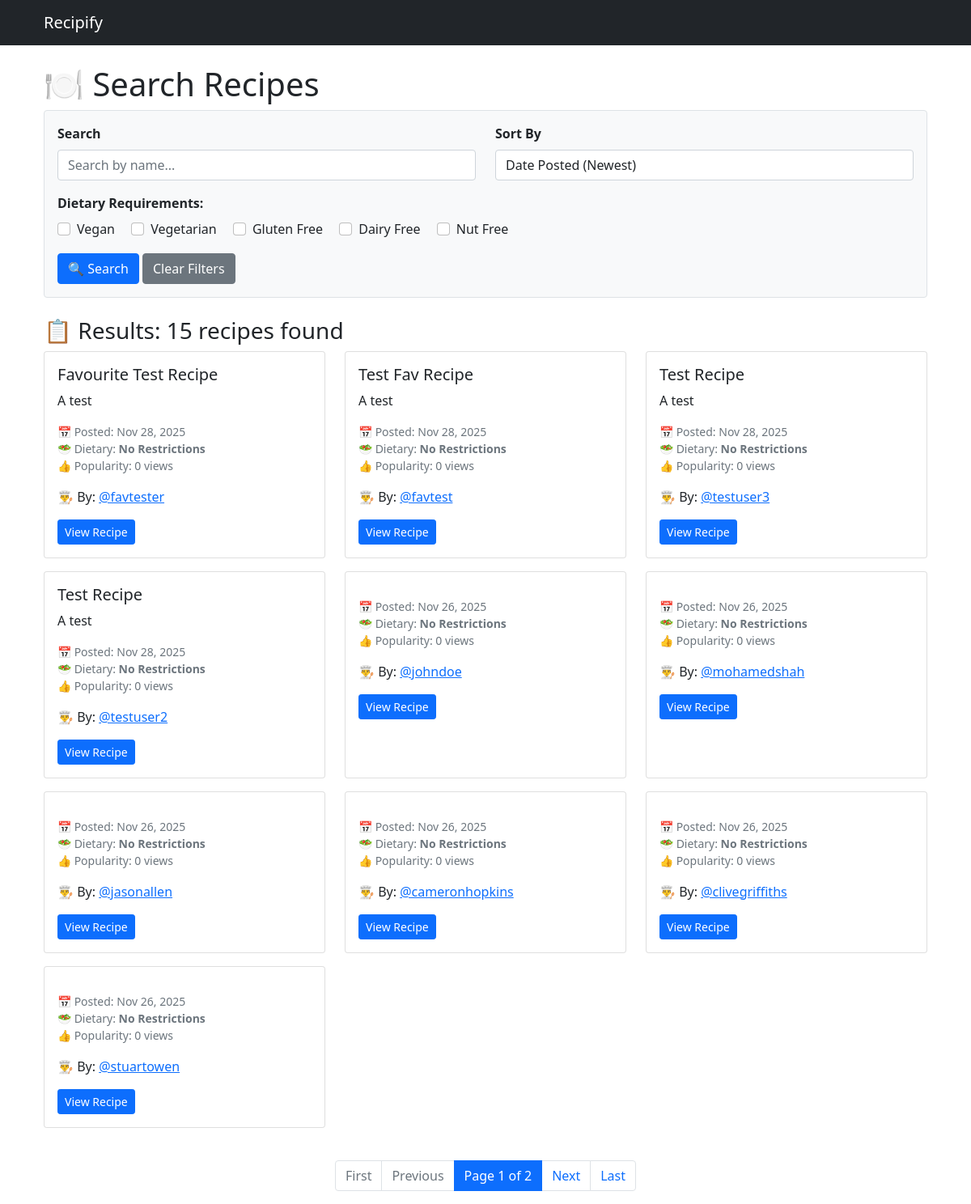
The page /recipes/search/ on the database its author committed.
### recipes/models/recipe.py (models this page shows, shortened)
class Recipe(models.Model):
    DIETARY_CHOICES = [
        ("vegan", "Vegan"),
        ("vegetarian", "Vegetarian"),
        ("gluten_free", "Gluten Free"),
        ("dairy_free", "Dairy Free"),
        ("nut_free", "Nut Free"),
        ("none", "No Restrictions"),
    ]
    author = models.ForeignKey(
        settings.AUTH_USER_MODEL,
        on_delete=models.CASCADE,
        related_name="recipes",
    )
    title = models.CharField(max_length=200)
    summary = models.CharField(max_length=255, blank=True)
    ingredients = models.TextField(help_text="List ingredients separated by commas")
    instructions = models.TextField()
    name = models.CharField(max_length=255)
    description = models.TextField()
    prep_time_minutes = models.PositiveIntegerField(blank=True, null=True)
    cook_time_minutes = models.PositiveIntegerField(blank=True, null=True)
    servings = models.PositiveSmallIntegerField(blank=True, null=True)
    is_published = models.BooleanField(default=True)
    cooking_time = models.PositiveIntegerField(
        help_text="Cooking time in minutes", default=0
    )
    difficulty = models.CharField(
        max_length=10,
        choices=[
            ("easy", "Easy"),
            ("medium", "Medium"),
            ("hard", "Hard"),
        ],
        default="easy",
    )
    date_posted = models.DateTimeField(auto_now_add=True)
    dietary_requirement = models.CharField(
        max_length=50, choices=DIETARY_CHOICES, default="none"
    )
    popularity = models.IntegerField(default=0)
    created_at = models.DateTimeField(default=timezone.now, editable=False)
    updated_at = models.DateTimeField(auto_now=True)
    class Meta:
        ordering = ["-created_at", "-date_posted"]
    likes = models.ManyToManyField(
        settings.AUTH_USER_MODEL,
        related_name="liked_recipes",
        through="Like",
        blank=True,
    )

### recipes/models/user.py (models this page shows, shortened)
class User(AbstractUser):
    username = models.CharField(
        max_length=30,
        unique=True,
        validators=[RegexValidator(
            regex=r'^@\w{3,}$',
            message='Username must consist of @ followed by at least three alphanumericals'
        )]
    )
    first_name = models.CharField(max_length=50, blank=False)
    last_name = models.CharField(max_length=50, blank=False)
    email = models.EmailField(unique=True, blank=False)
    class Meta:
        ordering = ['last_name', 'first_name']

### recipes/views/recipe_search_view.py (the view)
# urls.py: path("recipes/search/", recipe_search, name="recipe_search"),
def recipe_search(request):
    recipes = Recipe.objects.all()
    if request.GET.get('search'):
        search_term = request.GET.get('search')
        recipes = recipes.filter(
            Q(name__icontains=search_term) |
            Q(description__icontains=search_term)
        )
    dietary_filters = request.GET.getlist('dietary_requirement')
    if dietary_filters:
        recipes = recipes.filter(dietary_requirement__in=dietary_filters)
    sort_by = request.GET.get('sort_by', 'date')
    if sort_by == 'date':
        recipes = recipes.order_by('-date_posted')
    elif sort_by == '-date':
        recipes = recipes.order_by('date_posted')
    elif sort_by == 'popularity':
        recipes = recipes.order_by('-popularity')
    elif sort_by == '-popularity':
        recipes = recipes.order_by('popularity')
    elif sort_by == 'name':
        recipes = recipes.order_by('name')
    paginator = Paginator(recipes, 10)
    page_number = request.GET.get('page')
    page_obj = paginator.get_page(page_number)
    query_params = request.GET.copy()
    query_params.pop('page', None)
    context = {
        'form': RecipeFilterForm(request.GET or None),
        'page_obj': page_obj,
        'recipes': page_obj.object_list,
        'querystring': query_params.urlencode(),
        'selected_dietary': dietary_filters,
    }
    return render(request, 'recipes_search.html', context)

### recipes/forms/recipe_filter_form.py
class RecipeFilterForm(forms.Form):
    search = forms.CharField(
        max_length=100,
        required=False,
        widget=forms.TextInput(attrs={
            'class': 'form-control',
            'placeholder': 'Search by name...'
        })
    )
    dietary_requirement = forms.MultipleChoiceField(
        choices=Recipe.DIETARY_CHOICES,
        required=False,
        widget=forms.CheckboxSelectMultiple,
        label='Dietary Requirements'
    )
    sort_by = forms.ChoiceField(
        choices=[
            ('date', 'Date Posted (Newest)'),
            ('-date', 'Date Posted (Oldest)'),
            ('popularity', 'Popularity (High to Low)'),
            ('-popularity', 'Popularity (Low to High)'),
            ('name', 'Name (A-Z)'),
        ],
        required=False,
        initial='date',
        widget=forms.Select(attrs={'class': 'form-control'}),
        label='Sort By'
    )

### recipes/templates/recipes_search.html (shortened to what this page needs)
{% extends 'base_content.html' %}
{% block content %}
<div class="container mt-4">
    <h1>🍽️ Search Recipes</h1>
    <form method="get" class="mb-4 p-3 border rounded bg-light">
        <div class="row">
            <div class="col-md-6">
                <div class="mb-3">
                    <label class="form-label"><strong>Search</strong></label>
                    <input type="text" name="search" class="form-control" placeholder="Search by name..." value="{{ request.GET.search }}">
                </div>
            </div>
            <div class="col-md-6">
                <div class="mb-3">
                    <label class="form-label"><strong>Sort By</strong></label>
                    <select name="sort_by" class="form-control">
                        <option value="date" {% if request.GET.sort_by == 'date' or not request.GET.sort_by %}selected{% endif %}>Date Posted (Newest)</option>
                    </select>
                </div>
            </div>
        </div>
        <div class="mb-3">
            <label class="form-label"><strong>Dietary Requirements:</strong></label>
            <div>
                <div class="form-check form-check-inline">
                    <input class="form-check-input" type="checkbox" name="dietary_requirement" value="vegan" id="vegan" {% if 'vegan' in selected_dietary %}checked{% endif %}>
                    <label class="form-check-label" for="vegan">Vegan</label>
                </div>
                <div class="form-check form-check-inline">
                    <input class="form-check-input" type="checkbox" name="dietary_requirement" value="vegetarian" id="vegetarian" {% if 'vegetarian' in selected_dietary %}checked{% endif %}>
                    <label class="form-check-label" for="vegetarian">Vegetarian</label>
                </div>
                <div class="form-check form-check-inline">
                    <input class="form-check-input" type="checkbox" name="dietary_requirement" value="gluten_free" id="gluten_free" {% if 'gluten_free' in selected_dietary %}checked{% endif %}>
                    <label class="form-check-label" for="gluten_free">Gluten Free</label>
                </div>
                <div class="form-check form-check-inline">
                    <input class="form-check-input" type="checkbox" name="dietary_requirement" value="dairy_free" id="dairy_free" {% if 'dairy_free' in selected_dietary %}checked{% endif %}>
                    <label class="form-check-label" for="dairy_free">Dairy Free</label>
                </div>
                <div class="form-check form-check-inline">
                    <input class="form-check-input" type="checkbox" name="dietary_requirement" value="nut_free" id="nut_free" {% if 'nut_free' in selected_dietary %}checked{% endif %}>
                    <label class="form-check-label" for="nut_free">Nut Free</label>
                </div>
            </div>
        </div>
        <button type="submit" class="btn btn-primary">🔍 Search</button>
        <a href="{% url 'recipe_search' %}" class="btn btn-secondary">Clear Filters</a>
    </form>
    <h3>📋 Results: {{ page_obj.paginator.count }} recipes found</h3>
    <div class="row">
        {% for recipe in recipes %}
            <div class="col-md-4 mb-3">
                <div class="card h-100">
                    <div class="card-body">
                        <h5 class="card-title">{{ recipe.name }}</h5>
                        <p class="card-text">{{ recipe.description|truncatewords:15 }}</p>
                        <p class="text-muted small">
                            📅 Posted: {{ recipe.date_posted|date:"M d, Y" }}<br>
                            🥗 Dietary: <strong>{{ recipe.get_dietary_requirement_display }}</strong><br>
                            👍 Popularity: {{ recipe.popularity }} views
                        </p>
                        <p class="card-text">
                            👨‍🍳 By: <a href="{% url 'author_recipes' recipe.author.id %}">{{ recipe.author.username }}</a>
                        </p>
                        <a href="#" class="btn btn-sm btn-primary">View Recipe</a>
                    </div>
                </div>
            </div>
        {% empty %}
            <div class="col-12">
                <p class="alert alert-info">❌ No recipes found matching your criteria.</p>
            </div>
        {% endfor %}
    </div>
    {% if page_obj.has_other_pages %}
    <nav class="mt-4">
        <ul class="pagination justify-content-center">
            {% if page_obj.has_previous %}
                <li class="page-item"><a class="page-link" href="?page=1{% if querystring %}&{{ querystring }}{% endif %}">First</a></li>
                <li class="page-item"><a class="page-link" href="?page={{ page_obj.previous_page_number }}{% if querystring %}&{{ querystring }}{% endif %}">Previous</a></li>
            {% else %}
                <li class="page-item disabled"><span class="page-link">First</span></li>
                <li class="page-item disabled"><span class="page-link">Previous</span></li>
            {% endif %}
            <li class="page-item active"><span class="page-link">Page {{ page_obj.number }} of {{ page_obj.paginator.num_pages }}</span></li>
            {% if page_obj.has_next %}
                <li class="page-item"><a class="page-link" href="?page={{ page_obj.next_page_number }}{% if querystring %}&{{ querystring }}{% endif %}">Next</a></li>
                <li class="page-item"><a class="page-link" href="?page={{ page_obj.paginator.num_pages }}{% if querystring %}&{{ querystring }}{% endif %}">Last</a></li>
            {% else %}
                <li class="page-item disabled"><span class="page-link">Next</span></li>
                <li class="page-item disabled"><span class="page-link">Last</span></li>
            {% endif %}
        </ul>
    </nav>
    {% endif %}
</div>
{% endblock %}

### static/custom.css (style rules this page uses)
:root { --primary-color: #2c5530; --secondary-color: #4a7c59; --accent-color: #8fb996; --light-bg: #f8f9fa; --card-shadow: 0 4px 6px rgba(0, 0, 0, 0.1); --hover-shadow: 0 8px 15px rgba(0, 0, 0, 0.15); }

### rows shown on the page
Recipe: name "Favourite Test Recipe", description "A test", date_posted "Nov 28, 2025", dietary_requirement "No Restrictions", popularity "0", author.username "@favtester"
Recipe: name "Test Fav Recipe", description "A test", date_posted "Nov 28, 2025", dietary_requirement "No Restrictions", popularity "0", author.username "@favtest"
Recipe: name "Test Recipe", description "A test", date_posted "Nov 28, 2025", dietary_requirement "No Restrictions", popularity "0", author.username "@testuser3"
Recipe: name "Test Recipe", description "A test", date_posted "Nov 28, 2025", dietary_requirement "No Restrictions", popularity "0", author.username "@testuser2"
Recipe: date_posted "Nov 26, 2025", dietary_requirement "No Restrictions", popularity "0", author.username "@johndoe"
Recipe: date_posted "Nov 26, 2025", dietary_requirement "No Restrictions", popularity "0", author.username "@mohamedshah"
Recipe: date_posted "Nov 26, 2025", dietary_requirement "No Restrictions", popularity "0", author.username "@jasonallen"
Recipe: date_posted "Nov 26, 2025", dietary_requirement "No Restrictions", popularity "0", author.username "@cameronhopkins"
Recipe: date_posted "Nov 26, 2025", dietary_requirement "No Restrictions", popularity "0", author.username "@clivegriffiths"
Recipe: date_posted "Nov 26, 2025", dietary_requirement "No Restrictions", popularity "0", author.username "@stuartowen"

### other values the page prints
{{ page_obj.paginator.count }} "15"
{{ page_obj.number }} "1"
{{ page_obj.paginator.num_pages }} "2"
